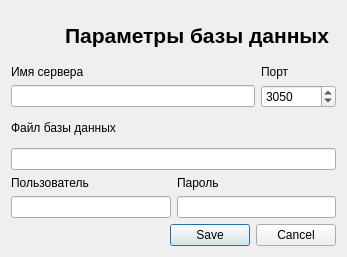
<?xml version="1.0" encoding="UTF-8"?>
<ui version="4.0">
 <class>DbSettingsDialog</class>
 <widget class="QDialog" name="DbSettingsDialog">
  <property name="geometry">
   <rect>
    <x>0</x>
    <y>0</y>
    <width>347</width>
    <height>257</height>
   </rect>
  </property>
  <property name="windowTitle">
   <string>Gandalf</string>
  </property>
  <layout class="QGridLayout" name="gridLayout_3">
   <item row="0" column="0">
    <widget class="QLabel" name="labelIcon">
     <property name="minimumSize">
      <size>
       <width>48</width>
       <height>48</height>
      </size>
     </property>
     <property name="maximumSize">
      <size>
       <width>48</width>
       <height>48</height>
      </size>
     </property>
     <property name="text">
      <string/>
     </property>
     <property name="pixmap">
      <pixmap resource="../resource.qrc">:/Images/database_settings.png</pixmap>
     </property>
     <property name="scaledContents">
      <bool>true</bool>
     </property>
    </widget>
   </item>
   <item row="0" column="1" colspan="2">
    <widget class="QLabel" name="labelTitle">
     <property name="font">
      <font>
       <pointsize>16</pointsize>
       <bold>true</bold>
      </font>
     </property>
     <property name="text">
      <string>Параметры базы данных</string>
     </property>
     <property name="scaledContents">
      <bool>true</bool>
     </property>
     <property name="wordWrap">
      <bool>true</bool>
     </property>
    </widget>
   </item>
   <item row="1" column="0" colspan="3">
    <layout class="QGridLayout" name="gridLayout_2">
     <item row="0" column="0">
      <widget class="QLabel" name="label">
       <property name="text">
        <string>Имя сервера</string>
       </property>
      </widget>
     </item>
     <item row="0" column="1">
      <widget class="QLabel" name="label_2">
       <property name="text">
        <string>Порт</string>
       </property>
      </widget>
     </item>
     <item row="1" column="0">
      <widget class="QLineEdit" name="lineEditServerName"/>
     </item>
     <item row="1" column="1">
      <widget class="QSpinBox" name="spinBoxPort">
       <property name="minimumSize">
        <size>
         <width>75</width>
         <height>0</height>
        </size>
       </property>
       <property name="maximumSize">
        <size>
         <width>75</width>
         <height>16777215</height>
        </size>
       </property>
       <property name="maximum">
        <number>65535</number>
       </property>
       <property name="stepType">
        <enum>QAbstractSpinBox::AdaptiveDecimalStepType</enum>
       </property>
       <property name="value">
        <number>3050</number>
       </property>
      </widget>
     </item>
    </layout>
   </item>
   <item row="2" column="0" colspan="2">
    <widget class="QLabel" name="label_3">
     <property name="text">
      <string>Файл базы данных</string>
     </property>
    </widget>
   </item>
   <item row="3" column="0" colspan="3">
    <widget class="QLineEdit" name="lineEditDBFileName"/>
   </item>
   <item row="4" column="0" colspan="3">
    <layout class="QGridLayout" name="gridLayout">
     <item row="0" column="0">
      <widget class="QLabel" name="label_4">
       <property name="text">
        <string>Пользователь</string>
       </property>
      </widget>
     </item>
     <item row="0" column="1">
      <widget class="QLabel" name="label_5">
       <property name="text">
        <string>Пароль</string>
       </property>
      </widget>
     </item>
     <item row="1" column="0">
      <widget class="QLineEdit" name="lineEditUser"/>
     </item>
     <item row="1" column="1">
      <widget class="QLineEdit" name="lineEditPass"/>
     </item>
    </layout>
   </item>
   <item row="5" column="2">
    <widget class="QDialogButtonBox" name="buttonBox">
     <property name="standardButtons">
      <set>QDialogButtonBox::Cancel|QDialogButtonBox::Save</set>
     </property>
    </widget>
   </item>
  </layout>
 </widget>
 <resources>
  <include location="../resource.qrc"/>
 </resources>
 <connections/>
</ui>
